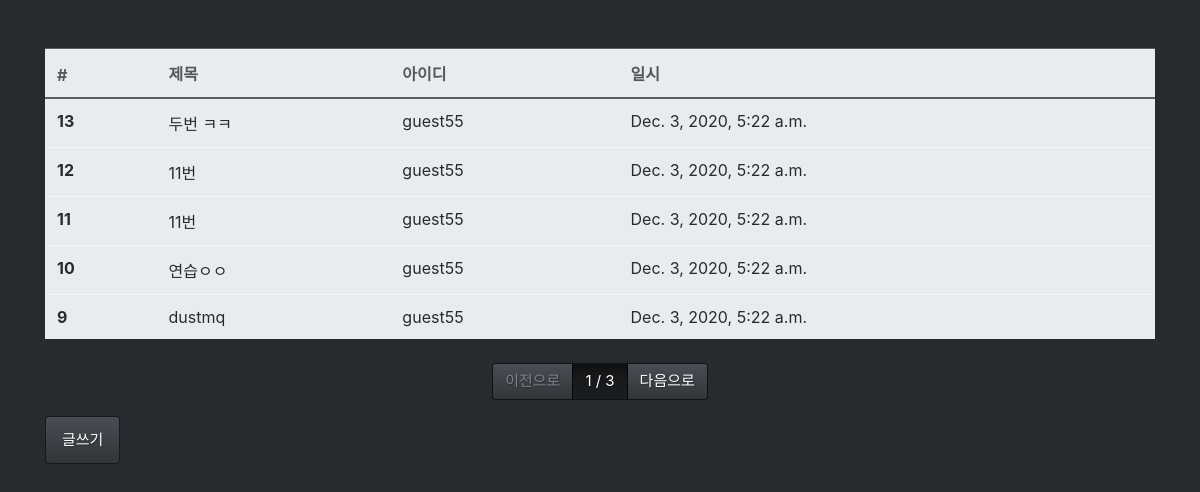
Before: /board/list/ with the older database file.
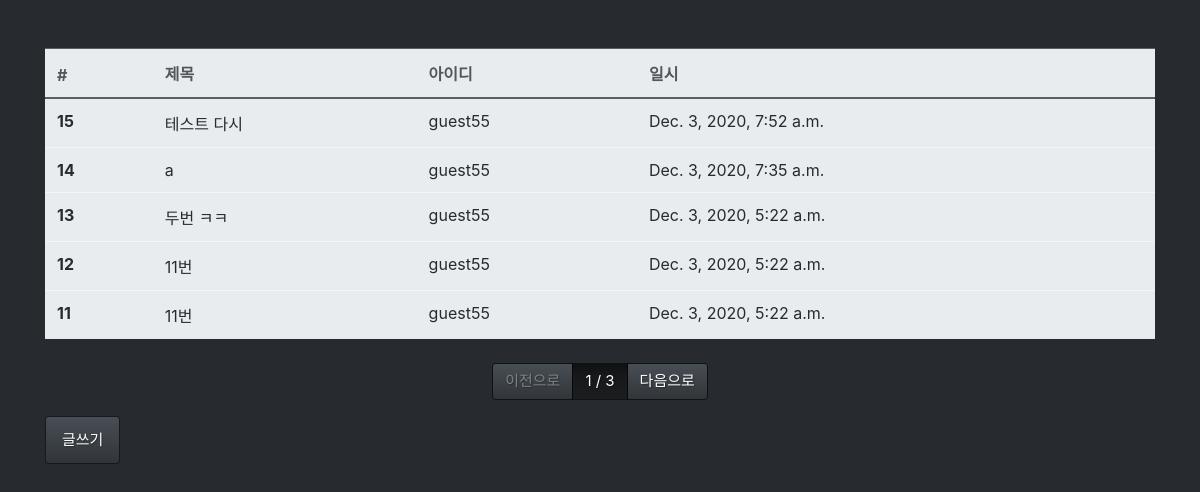
After: the same page with the newer database file.
### board/models.py (models this page shows, shortened)
class Board(models.Model):
    objects = models.Manager()
    title = models.CharField(max_length=128, verbose_name='제목')
    contents = models.TextField(verbose_name='내용')
    writer = models.ForeignKey(  # 회원과 writer속성을 참조키로 묶음
        'user1.User1', on_delete=models.CASCADE, verbose_name='작성자')
    tags = models.ManyToManyField('tag.Tag', verbose_name='태그')  # 다대다 관계 설정
    registered_dttm = models.DateTimeField(
        auto_now_add=True, verbose_name='등록시간')
    class Meta:
        db_table = 'board'
        verbose_name = '게시글'
        verbose_name_plural = '게시글'

### user1/models.py (models this page shows)
class User1(models.Model):
    objects = models.Manager()
    username = models.CharField(max_length=32,
                                verbose_name='사용자명')
    useremail = models.EmailField(max_length=128,  # 이메일필드는 char필드랑 비슷한데 이메일 형식으로 받게함
                                  verbose_name='이메일')  # 만약에 이메일 필드를 추가할 경우 먼저 데이터베이스에 이메일 필드 없이 데이터가 있을때
    password = models.CharField(max_length=64,
                                verbose_name='비밀번호')
    registered_dttm = models.DateTimeField(auto_now_add=True,
                                           verbose_name='등록시간')
    def __str__(self):  # 장고 페이지에서 아이디 명에 표현된건 그냥 클래스를 문자로 나타낸거
        return self.username
    class Meta:
        db_table = 'pydjgproject_user1'
        verbose_name = '유저'
        verbose_name_plural = '유저'

### board/views.py (the view)
# urls.py: path('list/', views.board_list),
def board_list(request):
    all_boards = Board.objects.all().order_by('-id')
    page = int(request.GET.get('p', 1))  # 페이지 값은 p로 가져오고 없으면 default값 1
    paginator = Paginator(all_boards, 5)
    boards = paginator.get_page(page)
    return render(request, 'board_list.html', {'boards': boards})

### board/templates/board_list.html
{% extends "base.html" %}
{% block contents %}
<div class="row mt-5">
    <div class="col-12">
        <table class="table table-light">
            <thead class="thead-light">
                <tr>
                    <th>#</th>
                    <th>제목</th>
                    <th>아이디</th>
                    <th>일시</th>
                </tr>
            </thead>
            <tbody class="text-dark">
                {% for board in boards %}
                <tr onclick="location.href='/board/detail/{{board.id}}'">
                    <th>{{board.id}}</th>
                    <td>{{board.title}}</td>
                    <td>{{board.writer}}</td>
                    <td>{{board.registered_dttm}}</td>
                </tr>
                {% endfor %}
            </tbody>
        </table>
    </div>
</div>
<div class="row mt-2">
    <div class="col-12">
        <nav>
            <ul class="pagination justify-content-center">
                {% if boards.has_previous %}
                <li class="page-item">
                    <a class="page-link" href="?p={{boards.previous_page_number}}">이전으로</a>
                </li>
                {% else %}
                <li class="page-item disabled">
                    <a class="page-link" href="#">이전으로</a>
                </li>
                {% endif %}
                <li class="page-item active">
                    <a class="page-link" href="#">{{boards.number}} / {{boards.paginator.num_pages}}</a>
                </li>
                    {% if boards.has_next %}
                    <li class="page-item">
                        <a class="page-link" href="?p={{boards.next_page_number}}">다음으로</a>
                    </li>
                    {% else %}
                    <li class="page-item disabled">
                    <a class="page-link" href="#">다음으로</a>
                    </li>
                    {% endif %}
            </ul>
        </nav>
    </div>
</div>
<div class="row">
    <div class="col-12">
        <button class="btn btn-primary" onclick="location.href='/board/write/'">글쓰기</button>
    </div>
</div>
{% endblock %}

### board/templates/base.html (shortened to what this page needs)
<html>
    <head>
        <link rel="stylesheet" href="/static/bootstrap.min.css"/>
    </head>
    <body>
        <div class="container">
           {% block contents %}{% endblock %}
        </div>
    </body>
</html>

Changed rows visible on the page:
no longer on this page (row unchanged): Board: id "10", title "연습ㅇㅇ", writer "guest55", registered_dttm "Dec. 3, 2020, 5:22 a.m."
no longer on this page (row unchanged): Board: id "9", title "dustmq", writer "guest55", registered_dttm "Dec. 3, 2020, 5:22 a.m."
added Board: id "15", title "테스트 다시", writer "guest55", registered_dttm "Dec. 3, 2020, 7:52 a.m."
added Board: id "14", title "a", writer "guest55", registered_dttm "Dec. 3, 2020, 7:35 a.m."
